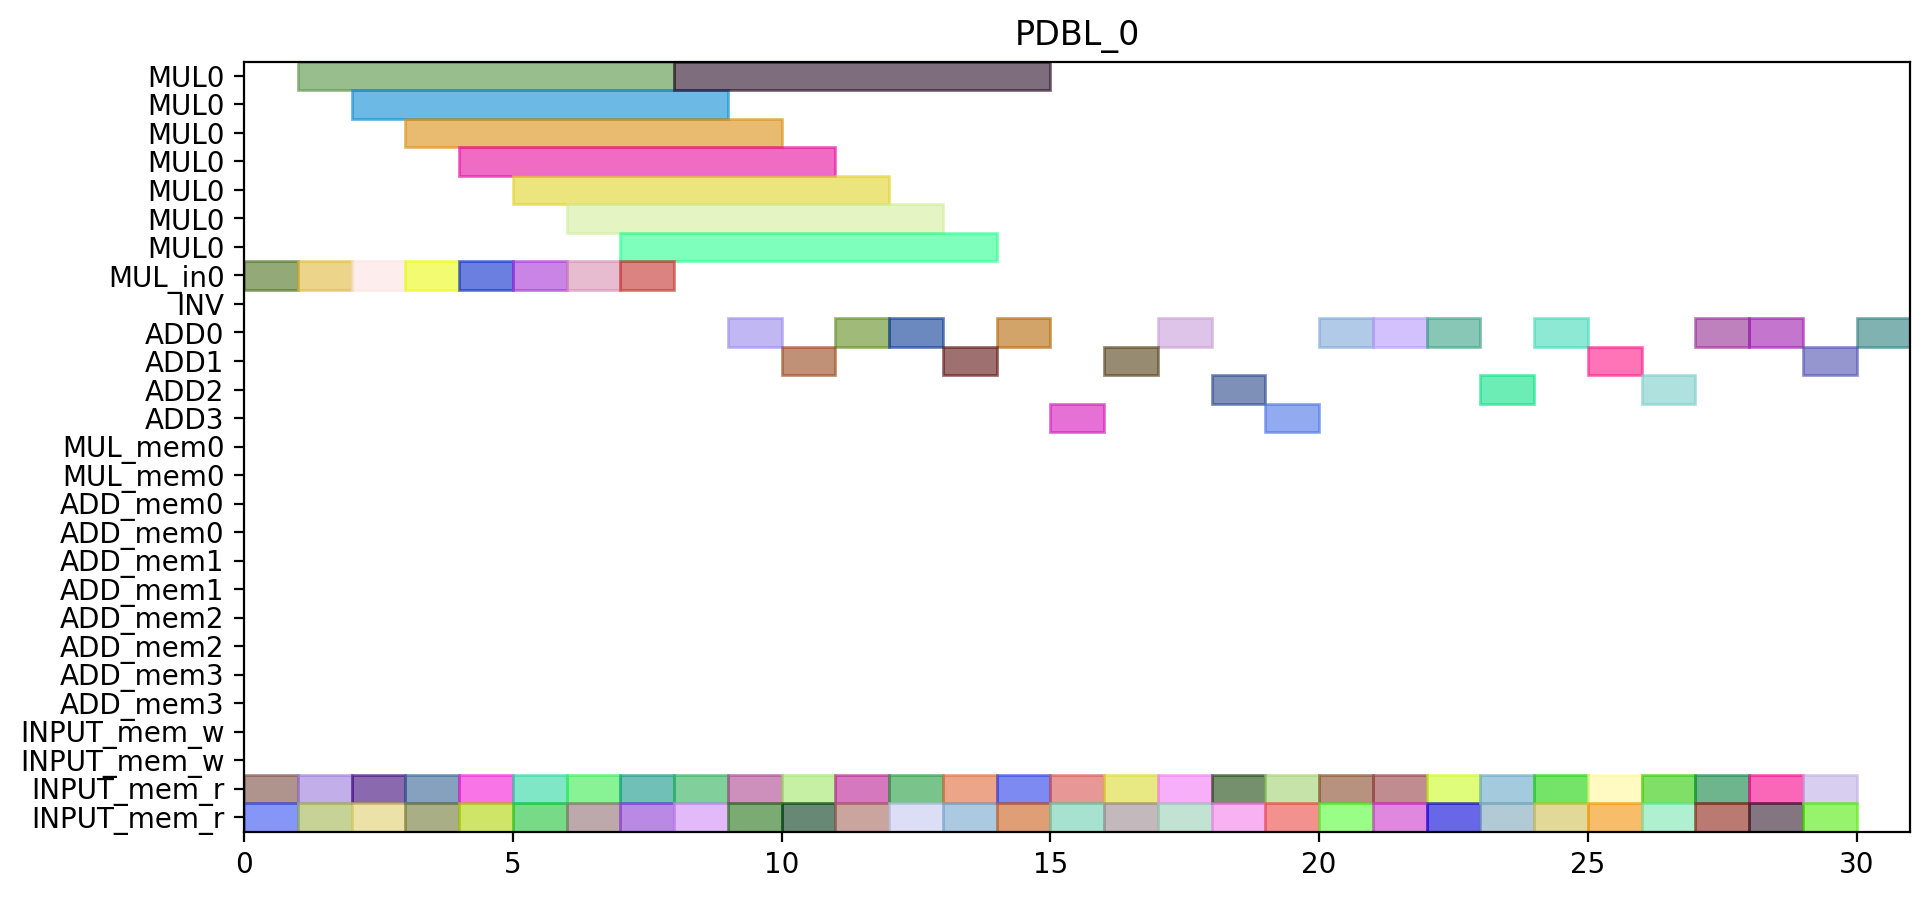

Source code (Python):
from pyschedule import Scenario, solvers, plotters, alt


def solve():
	horizon = 111
	S = Scenario("PDBL_0", horizon=horizon)

	# resource
	MUL = S.Resources('MUL', num=1, size=7)
	MUL_in = S.Resources('MUL_in', num=1)
	INV = S.Resource('INV')
	ADD = S.Resources('ADD', num=4, periods=range(1, horizon))
	MUL_mem = S.Resources('MUL_mem', num=1, size=2)
	ADD_mem = S.Resources('ADD_mem', num=4, size=2)
	INPUT_mem_w = S.Resource('INPUT_mem_w', size=2)
	INPUT_mem_r = S.Resource('INPUT_mem_r', size=2)

	# result of previous scheduling

	# new tasks
	t0_a1_0 = S.Task('t0_a1_0', length=1, delay_cost=1)
	t0_a1_0 += alt(ADD)

	t0_a1_0_mem0 = S.Task('t0_a1_0_mem0', length=1, delay_cost=1)
	t0_a1_0_mem0 += INPUT_mem_r
	S += t0_a1_0_mem0 <= t0_a1_0

	t0_a1_0_mem1 = S.Task('t0_a1_0_mem1', length=1, delay_cost=1)
	t0_a1_0_mem1 += INPUT_mem_r
	S += t0_a1_0_mem1 <= t0_a1_0

	t0_a1_1 = S.Task('t0_a1_1', length=1, delay_cost=1)
	t0_a1_1 += alt(ADD)

	t0_a1_1_mem0 = S.Task('t0_a1_1_mem0', length=1, delay_cost=1)
	t0_a1_1_mem0 += INPUT_mem_r
	S += t0_a1_1_mem0 <= t0_a1_1

	t0_a1_1_mem1 = S.Task('t0_a1_1_mem1', length=1, delay_cost=1)
	t0_a1_1_mem1 += INPUT_mem_r
	S += t0_a1_1_mem1 <= t0_a1_1

	t0_t10 = S.Task('t0_t10', length=1, delay_cost=1)
	t0_t10 += alt(ADD)

	t0_t10_mem0 = S.Task('t0_t10_mem0', length=1, delay_cost=1)
	t0_t10_mem0 += INPUT_mem_r
	S += t0_t10_mem0 <= t0_t10

	t0_t10_mem1 = S.Task('t0_t10_mem1', length=1, delay_cost=1)
	t0_t10_mem1 += INPUT_mem_r
	S += t0_t10_mem1 <= t0_t10

	t0_t11 = S.Task('t0_t11', length=1, delay_cost=1)
	t0_t11 += alt(ADD)

	t0_t11_mem0 = S.Task('t0_t11_mem0', length=1, delay_cost=1)
	t0_t11_mem0 += INPUT_mem_r
	S += t0_t11_mem0 <= t0_t11

	t0_t11_mem1 = S.Task('t0_t11_mem1', length=1, delay_cost=1)
	t0_t11_mem1 += INPUT_mem_r
	S += t0_t11_mem1 <= t0_t11

	t0_t3_t0_in = S.Task('t0_t3_t0_in', length=1, delay_cost=1)
	t0_t3_t0_in += alt(MUL_in)
	t0_t3_t0 = S.Task('t0_t3_t0', length=7, delay_cost=1)
	t0_t3_t0 += alt(MUL)
	S += t0_t3_t0>=t0_t3_t0_in

	t0_t3_t0_mem0 = S.Task('t0_t3_t0_mem0', length=1, delay_cost=1)
	t0_t3_t0_mem0 += INPUT_mem_r
	S += t0_t3_t0_mem0 <= t0_t3_t0

	t0_t3_t0_mem1 = S.Task('t0_t3_t0_mem1', length=1, delay_cost=1)
	t0_t3_t0_mem1 += INPUT_mem_r
	S += t0_t3_t0_mem1 <= t0_t3_t0

	t0_t3_t1_in = S.Task('t0_t3_t1_in', length=1, delay_cost=1)
	t0_t3_t1_in += alt(MUL_in)
	t0_t3_t1 = S.Task('t0_t3_t1', length=7, delay_cost=1)
	t0_t3_t1 += alt(MUL)
	S += t0_t3_t1>=t0_t3_t1_in

	t0_t3_t1_mem0 = S.Task('t0_t3_t1_mem0', length=1, delay_cost=1)
	t0_t3_t1_mem0 += INPUT_mem_r
	S += t0_t3_t1_mem0 <= t0_t3_t1

	t0_t3_t1_mem1 = S.Task('t0_t3_t1_mem1', length=1, delay_cost=1)
	t0_t3_t1_mem1 += INPUT_mem_r
	S += t0_t3_t1_mem1 <= t0_t3_t1

	t0_t3_t2 = S.Task('t0_t3_t2', length=1, delay_cost=1)
	t0_t3_t2 += alt(ADD)

	t0_t3_t2_mem0 = S.Task('t0_t3_t2_mem0', length=1, delay_cost=1)
	t0_t3_t2_mem0 += INPUT_mem_r
	S += t0_t3_t2_mem0 <= t0_t3_t2

	t0_t3_t2_mem1 = S.Task('t0_t3_t2_mem1', length=1, delay_cost=1)
	t0_t3_t2_mem1 += INPUT_mem_r
	S += t0_t3_t2_mem1 <= t0_t3_t2

	t0_t3_t3 = S.Task('t0_t3_t3', length=1, delay_cost=1)
	t0_t3_t3 += alt(ADD)

	t0_t3_t3_mem0 = S.Task('t0_t3_t3_mem0', length=1, delay_cost=1)
	t0_t3_t3_mem0 += INPUT_mem_r
	S += t0_t3_t3_mem0 <= t0_t3_t3

	t0_t3_t3_mem1 = S.Task('t0_t3_t3_mem1', length=1, delay_cost=1)
	t0_t3_t3_mem1 += INPUT_mem_r
	S += t0_t3_t3_mem1 <= t0_t3_t3

	t1_a1_0 = S.Task('t1_a1_0', length=1, delay_cost=1)
	t1_a1_0 += alt(ADD)

	t1_a1_0_mem0 = S.Task('t1_a1_0_mem0', length=1, delay_cost=1)
	t1_a1_0_mem0 += INPUT_mem_r
	S += t1_a1_0_mem0 <= t1_a1_0

	t1_a1_0_mem1 = S.Task('t1_a1_0_mem1', length=1, delay_cost=1)
	t1_a1_0_mem1 += INPUT_mem_r
	S += t1_a1_0_mem1 <= t1_a1_0

	t1_a1_1 = S.Task('t1_a1_1', length=1, delay_cost=1)
	t1_a1_1 += alt(ADD)

	t1_a1_1_mem0 = S.Task('t1_a1_1_mem0', length=1, delay_cost=1)
	t1_a1_1_mem0 += INPUT_mem_r
	S += t1_a1_1_mem0 <= t1_a1_1

	t1_a1_1_mem1 = S.Task('t1_a1_1_mem1', length=1, delay_cost=1)
	t1_a1_1_mem1 += INPUT_mem_r
	S += t1_a1_1_mem1 <= t1_a1_1

	t1_t10 = S.Task('t1_t10', length=1, delay_cost=1)
	t1_t10 += alt(ADD)

	t1_t10_mem0 = S.Task('t1_t10_mem0', length=1, delay_cost=1)
	t1_t10_mem0 += INPUT_mem_r
	S += t1_t10_mem0 <= t1_t10

	t1_t10_mem1 = S.Task('t1_t10_mem1', length=1, delay_cost=1)
	t1_t10_mem1 += INPUT_mem_r
	S += t1_t10_mem1 <= t1_t10

	t1_t11 = S.Task('t1_t11', length=1, delay_cost=1)
	t1_t11 += alt(ADD)

	t1_t11_mem0 = S.Task('t1_t11_mem0', length=1, delay_cost=1)
	t1_t11_mem0 += INPUT_mem_r
	S += t1_t11_mem0 <= t1_t11

	t1_t11_mem1 = S.Task('t1_t11_mem1', length=1, delay_cost=1)
	t1_t11_mem1 += INPUT_mem_r
	S += t1_t11_mem1 <= t1_t11

	t1_t3_t0_in = S.Task('t1_t3_t0_in', length=1, delay_cost=1)
	t1_t3_t0_in += alt(MUL_in)
	t1_t3_t0 = S.Task('t1_t3_t0', length=7, delay_cost=1)
	t1_t3_t0 += alt(MUL)
	S += t1_t3_t0>=t1_t3_t0_in

	t1_t3_t0_mem0 = S.Task('t1_t3_t0_mem0', length=1, delay_cost=1)
	t1_t3_t0_mem0 += INPUT_mem_r
	S += t1_t3_t0_mem0 <= t1_t3_t0

	t1_t3_t0_mem1 = S.Task('t1_t3_t0_mem1', length=1, delay_cost=1)
	t1_t3_t0_mem1 += INPUT_mem_r
	S += t1_t3_t0_mem1 <= t1_t3_t0

	t1_t3_t1_in = S.Task('t1_t3_t1_in', length=1, delay_cost=1)
	t1_t3_t1_in += alt(MUL_in)
	t1_t3_t1 = S.Task('t1_t3_t1', length=7, delay_cost=1)
	t1_t3_t1 += alt(MUL)
	S += t1_t3_t1>=t1_t3_t1_in

	t1_t3_t1_mem0 = S.Task('t1_t3_t1_mem0', length=1, delay_cost=1)
	t1_t3_t1_mem0 += INPUT_mem_r
	S += t1_t3_t1_mem0 <= t1_t3_t1

	t1_t3_t1_mem1 = S.Task('t1_t3_t1_mem1', length=1, delay_cost=1)
	t1_t3_t1_mem1 += INPUT_mem_r
	S += t1_t3_t1_mem1 <= t1_t3_t1

	t1_t3_t2 = S.Task('t1_t3_t2', length=1, delay_cost=1)
	t1_t3_t2 += alt(ADD)

	t1_t3_t2_mem0 = S.Task('t1_t3_t2_mem0', length=1, delay_cost=1)
	t1_t3_t2_mem0 += INPUT_mem_r
	S += t1_t3_t2_mem0 <= t1_t3_t2

	t1_t3_t2_mem1 = S.Task('t1_t3_t2_mem1', length=1, delay_cost=1)
	t1_t3_t2_mem1 += INPUT_mem_r
	S += t1_t3_t2_mem1 <= t1_t3_t2

	t1_t3_t3 = S.Task('t1_t3_t3', length=1, delay_cost=1)
	t1_t3_t3 += alt(ADD)

	t1_t3_t3_mem0 = S.Task('t1_t3_t3_mem0', length=1, delay_cost=1)
	t1_t3_t3_mem0 += INPUT_mem_r
	S += t1_t3_t3_mem0 <= t1_t3_t3

	t1_t3_t3_mem1 = S.Task('t1_t3_t3_mem1', length=1, delay_cost=1)
	t1_t3_t3_mem1 += INPUT_mem_r
	S += t1_t3_t3_mem1 <= t1_t3_t3

	t2_t0_t2 = S.Task('t2_t0_t2', length=1, delay_cost=1)
	t2_t0_t2 += alt(ADD)

	t2_t0_t2_mem0 = S.Task('t2_t0_t2_mem0', length=1, delay_cost=1)
	t2_t0_t2_mem0 += INPUT_mem_r
	S += t2_t0_t2_mem0 <= t2_t0_t2

	t2_t0_t2_mem1 = S.Task('t2_t0_t2_mem1', length=1, delay_cost=1)
	t2_t0_t2_mem1 += INPUT_mem_r
	S += t2_t0_t2_mem1 <= t2_t0_t2

	t2_t1_t2 = S.Task('t2_t1_t2', length=1, delay_cost=1)
	t2_t1_t2 += alt(ADD)

	t2_t1_t2_mem0 = S.Task('t2_t1_t2_mem0', length=1, delay_cost=1)
	t2_t1_t2_mem0 += INPUT_mem_r
	S += t2_t1_t2_mem0 <= t2_t1_t2

	t2_t1_t2_mem1 = S.Task('t2_t1_t2_mem1', length=1, delay_cost=1)
	t2_t1_t2_mem1 += INPUT_mem_r
	S += t2_t1_t2_mem1 <= t2_t1_t2

	t2_t20 = S.Task('t2_t20', length=1, delay_cost=1)
	t2_t20 += alt(ADD)

	t2_t20_mem0 = S.Task('t2_t20_mem0', length=1, delay_cost=1)
	t2_t20_mem0 += INPUT_mem_r
	S += t2_t20_mem0 <= t2_t20

	t2_t20_mem1 = S.Task('t2_t20_mem1', length=1, delay_cost=1)
	t2_t20_mem1 += INPUT_mem_r
	S += t2_t20_mem1 <= t2_t20

	t2_t21 = S.Task('t2_t21', length=1, delay_cost=1)
	t2_t21 += alt(ADD)

	t2_t21_mem0 = S.Task('t2_t21_mem0', length=1, delay_cost=1)
	t2_t21_mem0 += INPUT_mem_r
	S += t2_t21_mem0 <= t2_t21

	t2_t21_mem1 = S.Task('t2_t21_mem1', length=1, delay_cost=1)
	t2_t21_mem1 += INPUT_mem_r
	S += t2_t21_mem1 <= t2_t21

	t5_t0_t0_in = S.Task('t5_t0_t0_in', length=1, delay_cost=1)
	t5_t0_t0_in += alt(MUL_in)
	t5_t0_t0 = S.Task('t5_t0_t0', length=7, delay_cost=1)
	t5_t0_t0 += alt(MUL)
	S += t5_t0_t0>=t5_t0_t0_in

	t5_t0_t0_mem0 = S.Task('t5_t0_t0_mem0', length=1, delay_cost=1)
	t5_t0_t0_mem0 += INPUT_mem_r
	S += t5_t0_t0_mem0 <= t5_t0_t0

	t5_t0_t0_mem1 = S.Task('t5_t0_t0_mem1', length=1, delay_cost=1)
	t5_t0_t0_mem1 += INPUT_mem_r
	S += t5_t0_t0_mem1 <= t5_t0_t0

	t5_t0_t1_in = S.Task('t5_t0_t1_in', length=1, delay_cost=1)
	t5_t0_t1_in += alt(MUL_in)
	t5_t0_t1 = S.Task('t5_t0_t1', length=7, delay_cost=1)
	t5_t0_t1 += alt(MUL)
	S += t5_t0_t1>=t5_t0_t1_in

	t5_t0_t1_mem0 = S.Task('t5_t0_t1_mem0', length=1, delay_cost=1)
	t5_t0_t1_mem0 += INPUT_mem_r
	S += t5_t0_t1_mem0 <= t5_t0_t1

	t5_t0_t1_mem1 = S.Task('t5_t0_t1_mem1', length=1, delay_cost=1)
	t5_t0_t1_mem1 += INPUT_mem_r
	S += t5_t0_t1_mem1 <= t5_t0_t1

	t5_t0_t2 = S.Task('t5_t0_t2', length=1, delay_cost=1)
	t5_t0_t2 += alt(ADD)

	t5_t0_t2_mem0 = S.Task('t5_t0_t2_mem0', length=1, delay_cost=1)
	t5_t0_t2_mem0 += INPUT_mem_r
	S += t5_t0_t2_mem0 <= t5_t0_t2

	t5_t0_t2_mem1 = S.Task('t5_t0_t2_mem1', length=1, delay_cost=1)
	t5_t0_t2_mem1 += INPUT_mem_r
	S += t5_t0_t2_mem1 <= t5_t0_t2

	t5_t0_t3 = S.Task('t5_t0_t3', length=1, delay_cost=1)
	t5_t0_t3 += alt(ADD)

	t5_t0_t3_mem0 = S.Task('t5_t0_t3_mem0', length=1, delay_cost=1)
	t5_t0_t3_mem0 += INPUT_mem_r
	S += t5_t0_t3_mem0 <= t5_t0_t3

	t5_t0_t3_mem1 = S.Task('t5_t0_t3_mem1', length=1, delay_cost=1)
	t5_t0_t3_mem1 += INPUT_mem_r
	S += t5_t0_t3_mem1 <= t5_t0_t3

	t5_t1_t0_in = S.Task('t5_t1_t0_in', length=1, delay_cost=1)
	t5_t1_t0_in += alt(MUL_in)
	t5_t1_t0 = S.Task('t5_t1_t0', length=7, delay_cost=1)
	t5_t1_t0 += alt(MUL)
	S += t5_t1_t0>=t5_t1_t0_in

	t5_t1_t0_mem0 = S.Task('t5_t1_t0_mem0', length=1, delay_cost=1)
	t5_t1_t0_mem0 += INPUT_mem_r
	S += t5_t1_t0_mem0 <= t5_t1_t0

	t5_t1_t0_mem1 = S.Task('t5_t1_t0_mem1', length=1, delay_cost=1)
	t5_t1_t0_mem1 += INPUT_mem_r
	S += t5_t1_t0_mem1 <= t5_t1_t0

	t5_t1_t1_in = S.Task('t5_t1_t1_in', length=1, delay_cost=1)
	t5_t1_t1_in += alt(MUL_in)
	t5_t1_t1 = S.Task('t5_t1_t1', length=7, delay_cost=1)
	t5_t1_t1 += alt(MUL)
	S += t5_t1_t1>=t5_t1_t1_in

	t5_t1_t1_mem0 = S.Task('t5_t1_t1_mem0', length=1, delay_cost=1)
	t5_t1_t1_mem0 += INPUT_mem_r
	S += t5_t1_t1_mem0 <= t5_t1_t1

	t5_t1_t1_mem1 = S.Task('t5_t1_t1_mem1', length=1, delay_cost=1)
	t5_t1_t1_mem1 += INPUT_mem_r
	S += t5_t1_t1_mem1 <= t5_t1_t1

	t5_t1_t2 = S.Task('t5_t1_t2', length=1, delay_cost=1)
	t5_t1_t2 += alt(ADD)

	t5_t1_t2_mem0 = S.Task('t5_t1_t2_mem0', length=1, delay_cost=1)
	t5_t1_t2_mem0 += INPUT_mem_r
	S += t5_t1_t2_mem0 <= t5_t1_t2

	t5_t1_t2_mem1 = S.Task('t5_t1_t2_mem1', length=1, delay_cost=1)
	t5_t1_t2_mem1 += INPUT_mem_r
	S += t5_t1_t2_mem1 <= t5_t1_t2

	t5_t1_t3 = S.Task('t5_t1_t3', length=1, delay_cost=1)
	t5_t1_t3 += alt(ADD)

	t5_t1_t3_mem0 = S.Task('t5_t1_t3_mem0', length=1, delay_cost=1)
	t5_t1_t3_mem0 += INPUT_mem_r
	S += t5_t1_t3_mem0 <= t5_t1_t3

	t5_t1_t3_mem1 = S.Task('t5_t1_t3_mem1', length=1, delay_cost=1)
	t5_t1_t3_mem1 += INPUT_mem_r
	S += t5_t1_t3_mem1 <= t5_t1_t3

	t5_t20 = S.Task('t5_t20', length=1, delay_cost=1)
	t5_t20 += alt(ADD)

	t5_t20_mem0 = S.Task('t5_t20_mem0', length=1, delay_cost=1)
	t5_t20_mem0 += INPUT_mem_r
	S += t5_t20_mem0 <= t5_t20

	t5_t20_mem1 = S.Task('t5_t20_mem1', length=1, delay_cost=1)
	t5_t20_mem1 += INPUT_mem_r
	S += t5_t20_mem1 <= t5_t20

	t5_t21 = S.Task('t5_t21', length=1, delay_cost=1)
	t5_t21 += alt(ADD)

	t5_t21_mem0 = S.Task('t5_t21_mem0', length=1, delay_cost=1)
	t5_t21_mem0 += INPUT_mem_r
	S += t5_t21_mem0 <= t5_t21

	t5_t21_mem1 = S.Task('t5_t21_mem1', length=1, delay_cost=1)
	t5_t21_mem1 += INPUT_mem_r
	S += t5_t21_mem1 <= t5_t21

	solvers.mip.solve(S,msg=1,kind='CPLEX',ratio_gap=1.01)

	solution = [['hoge']*len(S.solution()[1]) for i in range(len(S.solution()))]
	for i in range(len(S.solution())):
		for j in range(len(S.solution()[i])):
			solution[i][j]=str(S.solution()[i][j])
	print(solution)

	cycles = int(solution[-1][3])

	pic_file_name = "/home/mfukuda/pairing_automation_design/bls24-318/scheduling/PDBL_mul1_add4/PDBL_0.png"
	if(S.solution() != []):
		plotters.matplotlib.plot(S,img_filename=pic_file_name, vertical_text=True, fig_size=(cycles*0.25+3, 5), show_task_labels=False)

	return solution
